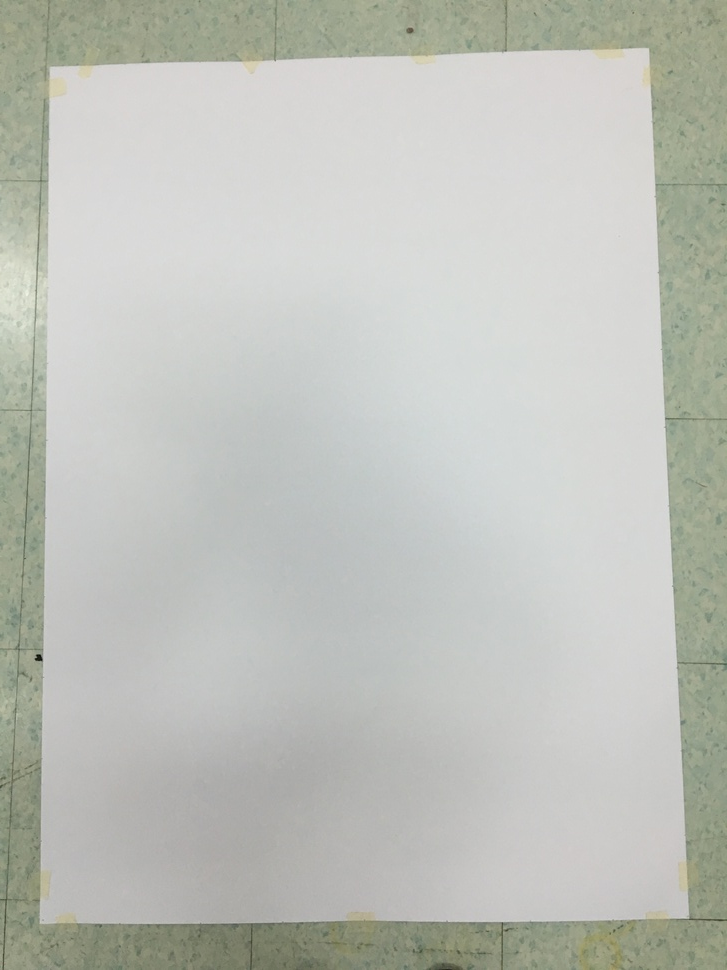
#> input picture senior/IMG_9507.JPG, 727 x 970 px, shrunk from 3024 x 4032 before the run
$ jupyter execute Untitled2.ipynb   (shell and % lines are left out)
#> lines starting #> are read from the running program, lines starting #| are printed output that depends on the picture; after the words box and inside, x2 and y2 are one past the last pixel; in counts of white or black regions, pixels touching at a corner belong together
[cell 1]
import cv2
import math
import time
import numpy as np
import random as rng
from matplotlib import pyplot as plt
from IPython.display import display, HTML,clear_output

[cell 2]
im = cv2.imread('senior/IMG_9507.JPG')
#> im is the input picture: shape (970, 727, 3); mean B, G, R 186.4, 193, 190.6

[cell 3]
gray = cv2.cvtColor(im, cv2.COLOR_BGR2GRAY)
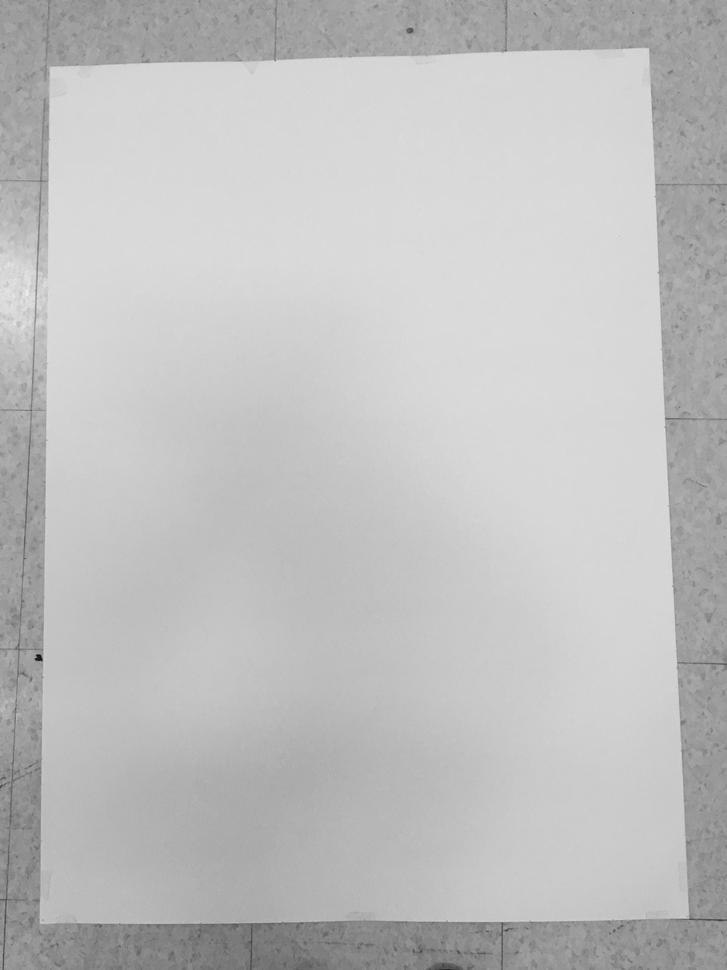
#> gray: shape (970, 727); min 10, max 240, mean 191.5

[cell 4]
plt.imshow(gray,cmap='gray')
#> (this line was passed over: IPython is not available in this run)
plt.show()

[cell 5]
gray2 = gray.copy()
c = 200
gray2[gray > c] = 255
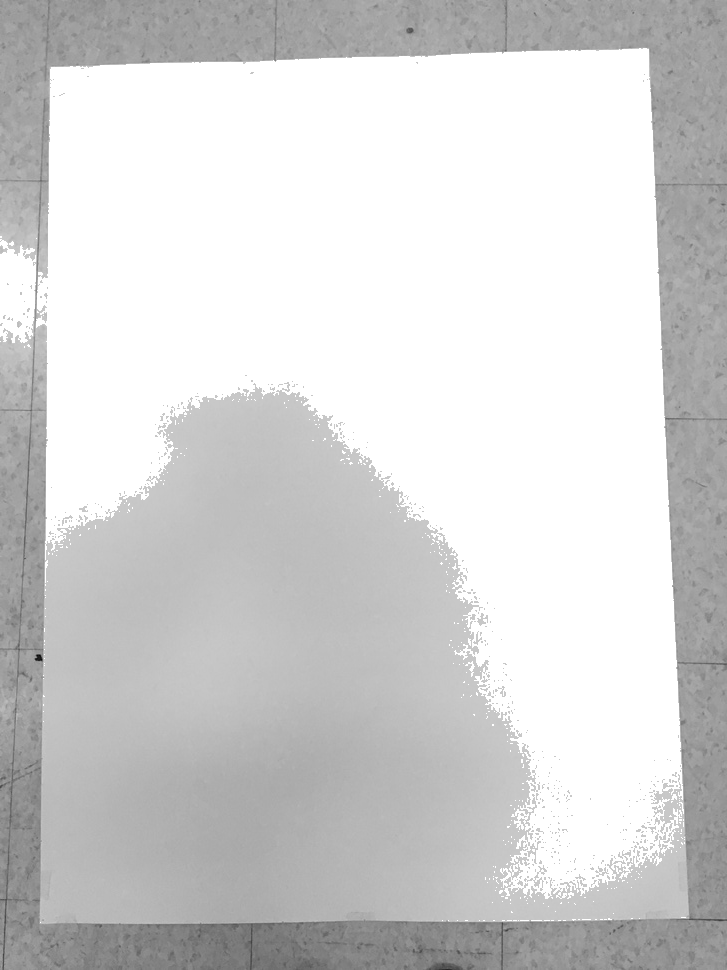
#> gray2: shape (970, 727); min 10, max 255, mean 211.2
gray2[gray <= c] = 0
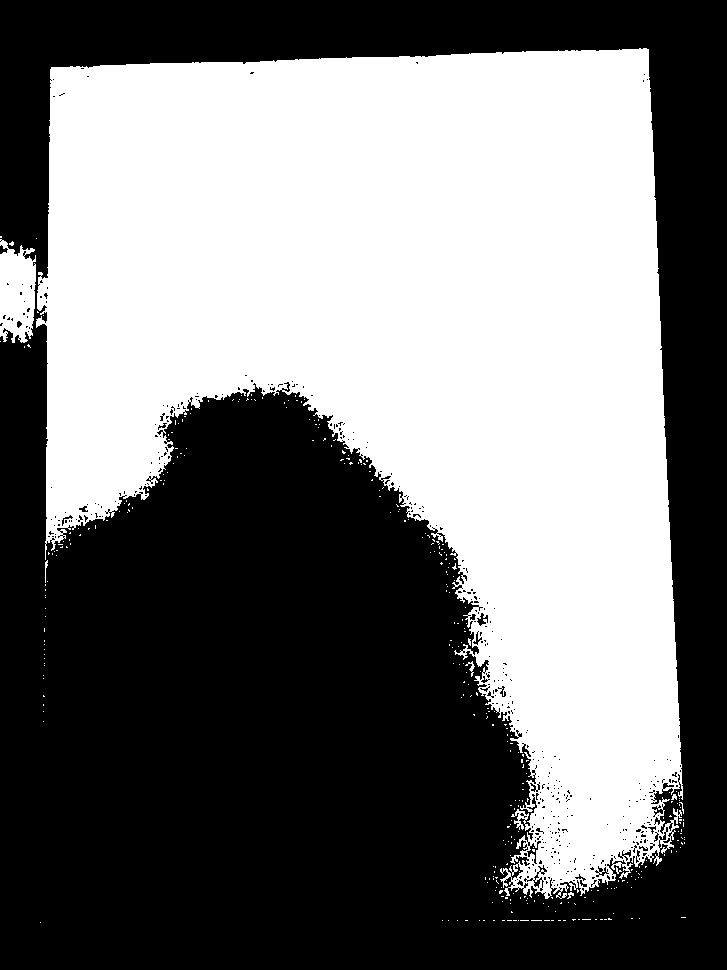
#> gray2: shape (970, 727); 46.1% white; 343 white regions (337 under 20 px), largest, box (x1, y1, x2, y2) and area: (36, 48, 683, 899) 321319, (0, 239, 36, 343) 2911, (465, 661, 475, 677) 47, (45, 560, 48, 583) 33, (671, 794, 677, 800) 24, (567, 892, 574, 899) 24
plt.imshow(gray2,cmap='gray')
#> (this line was passed over: IPython is not available in this run)
plt.show()
